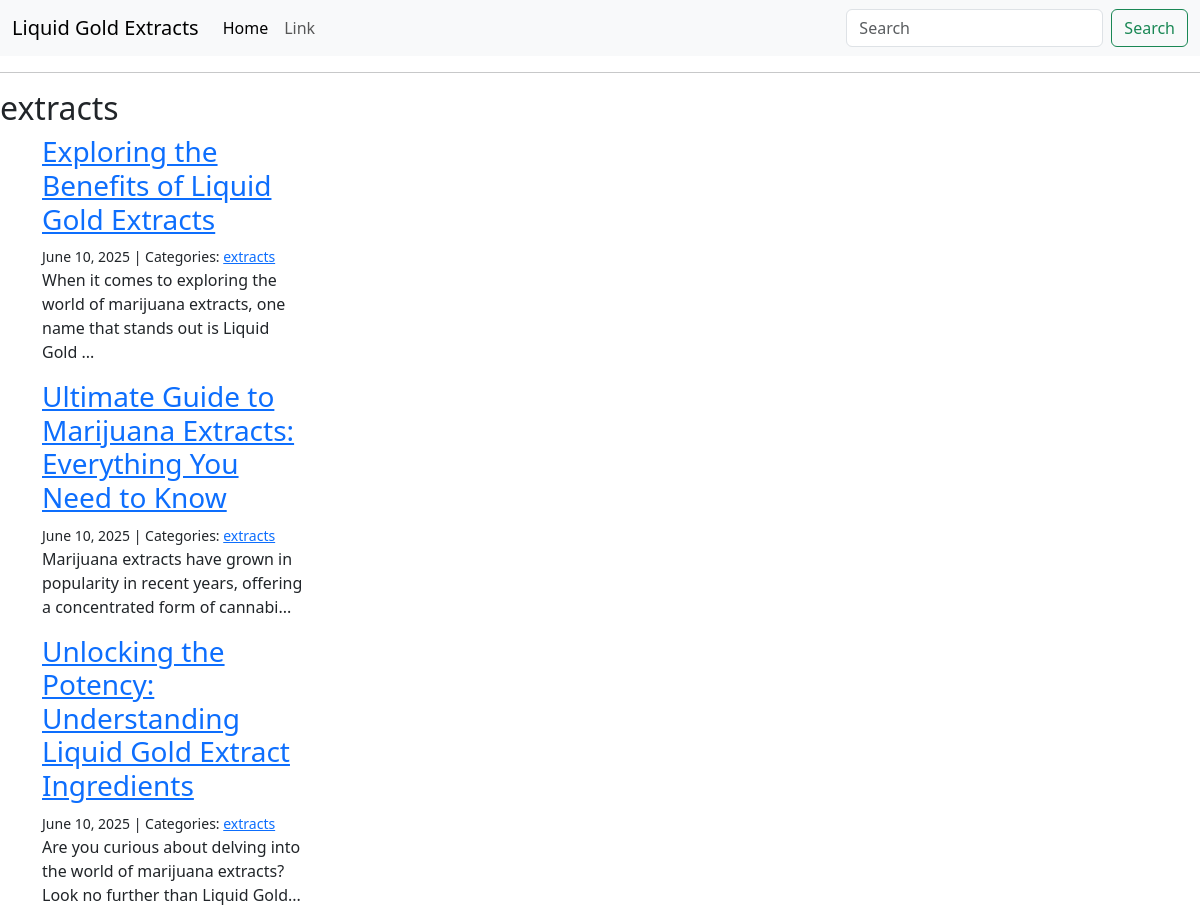
The page /category/extracts/ on the database its author committed.
### blog/models.py (models this page shows, shortened)
class Category(models.Model):
    name = models.CharField(max_length=30)
    class Meta:
        verbose_name_plural = "categories"

class Post(models.Model):
    title = models.CharField(max_length=255)
    body = models.TextField()
    created_on = models.DateTimeField(auto_now_add=True)
    last_modified = models.DateTimeField(auto_now=True)
    categories = models.ManyToManyField("Category", related_name="posts")

### blog/views.py (the view)
# urls.py: path("category/<category>/", views.blog_category, name="blog_category"),
def blog_category(request, category):
    posts = Post.objects.filter(
        categories__name__contains=category
    ).order_by("-created_on")
    context = {
        "category": category,
        "posts": posts,
    }
    return render(request, "blog/category.html", context)

### blog/templates/blog/category.html
{% extends "blog/index.html" %}
{% block page_title %}
<h2>{{ category }}</h2>
{% endblock page_title %}

### blog/templates/blog/index.html (shortened to what this page needs)
{% extends 'base.html' %}
{% block page_content %}
    {% block posts %}
        {% for post in posts %}
        <div class="container">
            <div class="row">
                <div class="col-md-3">
                    <h3><a href="{% url 'blog_detail' post.pk %}">{{ post.title }}</a></h3>
                    <small>
                        {{ post.created_on.date }} | Categories:
                        {% for category in post.categories.all %}
                            <a href="{% url 'blog_category' category.name %}">
                                {{ category.name }}
                            </a>
                        {% endfor %}
                    </small>
                    <p>{{ post.body | slice:":100" }}...</p>
                </div>
            </div>
        </div>
        {% endfor %}
    {% endblock posts %}
{% endblock page_content %}

### rows shown on the page
Category: name "extracts"
Post: title "Exploring the Benefits of Liquid Gold Extracts", created_on "June 10, 2025", body "When it comes to exploring the world of marijuana extracts, one name that stands out is Liquid Gold"
Post: title "Ultimate Guide to Marijuana Extracts: Everything You Need to Know", created_on "June 10, 2025", body "Marijuana extracts have grown in popularity in recent years, offering a concentrated form of cannabi"
Post: title "Unlocking the Potency: Understanding Liquid Gold Extract Ingredients", created_on "June 10, 2025", body "Are you curious about delving into the world of marijuana extracts? Look no further than Liquid Gold"
